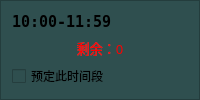
     <widget class="QFrame" name="frame_timer2">
      <property name="styleSheet">
       <string notr="true">background:rgb(47, 79, 79)</string>
      </property>
      <property name="frameShape">
       <enum>QFrame::StyledPanel</enum>
      </property>
      <property name="frameShadow">
       <enum>QFrame::Raised</enum>
      </property>
      <layout class="QGridLayout" name="gridLayout_3">
       <item row="0" column="0">
        <widget class="QLabel" name="label1_timer2">
         <property name="font">
          <font>
           <family>Terminal</family>
           <pointsize>11</pointsize>
           <weight>75</weight>
           <bold>true</bold>
          </font>
         </property>
         <property name="text">
          <string>10:00-11:59</string>
         </property>
        </widget>
       </item>
       <item row="1" column="0">
        <widget class="QLabel" name="label2_timer2">
         <property name="palette">
          <palette>
           <active>
            <colorrole role="WindowText">
             <brush brushstyle="SolidPattern">
              <color alpha="255">
               <red>255</red>
               <green>0</green>
               <blue>0</blue>
              </color>
             </brush>
            </colorrole>
            <colorrole role="Button">
             <brush brushstyle="SolidPattern">
              <color alpha="255">
               <red>47</red>
               <green>79</green>
               <blue>79</blue>
              </color>
             </brush>
            </colorrole>
            <colorrole role="Text">
             <brush brushstyle="SolidPattern">
              <color alpha="255">
               <red>255</red>
               <green>0</green>
               <blue>0</blue>
              </color>
             </brush>
            </colorrole>
            <colorrole role="ButtonText">
             <brush brushstyle="SolidPattern">
              <color alpha="255">
               <red>255</red>
               <green>0</green>
               <blue>0</blue>
              </color>
             </brush>
            </colorrole>
            <colorrole role="Base">
             <brush brushstyle="SolidPattern">
              <color alpha="255">
               <red>47</red>
               <green>79</green>
               <blue>79</blue>
              </color>
             </brush>
            </colorrole>
            <colorrole role="Window">
             <brush brushstyle="SolidPattern">
              <color alpha="255">
               <red>47</red>
               <green>79</green>
               <blue>79</blue>
              </color>
             </brush>
            </colorrole>
            <colorrole role="PlaceholderText">
             <brush brushstyle="NoBrush">
              <color alpha="128">
               <red>255</red>
               <green>0</green>
               <blue>0</blue>
              </color>
             </brush>
            </colorrole>
           </active>
           <inactive>
            <colorrole role="WindowText">
             <brush brushstyle="SolidPattern">
              <color alpha="255">
               <red>255</red>
               <green>0</green>
               <blue>0</blue>
              </color>
             </brush>
            </colorrole>
            <colorrole role="Button">
             <brush brushstyle="SolidPattern">
              <color alpha="255">
               <red>47</red>
               <green>79</green>
               <blue>79</blue>
              </color>
             </brush>
            </colorrole>
            <colorrole role="Text">
             <brush brushstyle="SolidPattern">
              <color alpha="255">
               <red>255</red>
               <green>0</green>
               <blue>0</blue>
              </color>
             </brush>
            </colorrole>
            <colorrole role="ButtonText">
             <brush brushstyle="SolidPattern">
              <color alpha="255">
               <red>255</red>
               <green>0</green>
               <blue>0</blue>
              </color>
             </brush>
            </colorrole>
            <colorrole role="Base">
             <brush brushstyle="SolidPattern">
              <color alpha="255">
               <red>47</red>
               <green>79</green>
               <blue>79</blue>
              </color>
             </brush>
            </colorrole>
            <colorrole role="Window">
             <brush brushstyle="SolidPattern">
              <color alpha="255">
               <red>47</red>
               <green>79</green>
               <blue>79</blue>
              </color>
             </brush>
            </colorrole>
            <colorrole role="PlaceholderText">
             <brush brushstyle="NoBrush">
              <color alpha="128">
               <red>255</red>
               <green>0</green>
               <blue>0</blue>
              </color>
             </brush>
            </colorrole>
           </inactive>
           <disabled>
            <colorrole role="WindowText">
             <brush brushstyle="SolidPattern">
              <color alpha="255">
               <red>255</red>
               <green>0</green>
               <blue>0</blue>
              </color>
             </brush>
            </colorrole>
            <colorrole role="Button">
             <brush brushstyle="SolidPattern">
              <color alpha="255">
               <red>47</red>
               <green>79</green>
               <blue>79</blue>
              </color>
             </brush>
            </colorrole>
            <colorrole role="Text">
             <brush brushstyle="SolidPattern">
              <color alpha="255">
               <red>255</red>
               <green>0</green>
               <blue>0</blue>
              </color>
             </brush>
            </colorrole>
            <colorrole role="ButtonText">
             <brush brushstyle="SolidPattern">
              <color alpha="255">
               <red>255</red>
               <green>0</green>
               <blue>0</blue>
              </color>
             </brush>
            </colorrole>
            <colorrole role="Base">
             <brush brushstyle="SolidPattern">
              <color alpha="255">
               <red>47</red>
               <green>79</green>
               <blue>79</blue>
              </color>
             </brush>
            </colorrole>
            <colorrole role="Window">
             <brush brushstyle="SolidPattern">
              <color alpha="255">
               <red>47</red>
               <green>79</green>
               <blue>79</blue>
              </color>
             </brush>
            </colorrole>
            <colorrole role="PlaceholderText">
             <brush brushstyle="NoBrush">
              <color alpha="128">
               <red>255</red>
               <green>0</green>
               <blue>0</blue>
              </color>
             </brush>
            </colorrole>
           </disabled>
          </palette>
         </property>
         <property name="font">
          <font>
           <family>华文琥珀</family>
           <pointsize>10</pointsize>
           <underline>false</underline>
           <strikeout>false</strikeout>
          </font>
         </property>
         <property name="styleSheet">
          <string notr="true">color: rgb(255, 0, 0)</string>
         </property>
         <property name="text">
          <string>剩余：0</string>
         </property>
         <property name="alignment">
          <set>Qt::AlignCenter</set>
         </property>
        </widget>
       </item>
       <item row="2" column="0">
        <widget class="QCheckBox" name="checkBox_timer2">
         <property name="font">
          <font>
           <family>华光综艺_CNKI</family>
          </font>
         </property>
         <property name="text">
          <string>预定此时间段</string>
         </property>
        </widget>
       </item>
      </layout>
     </widget>
